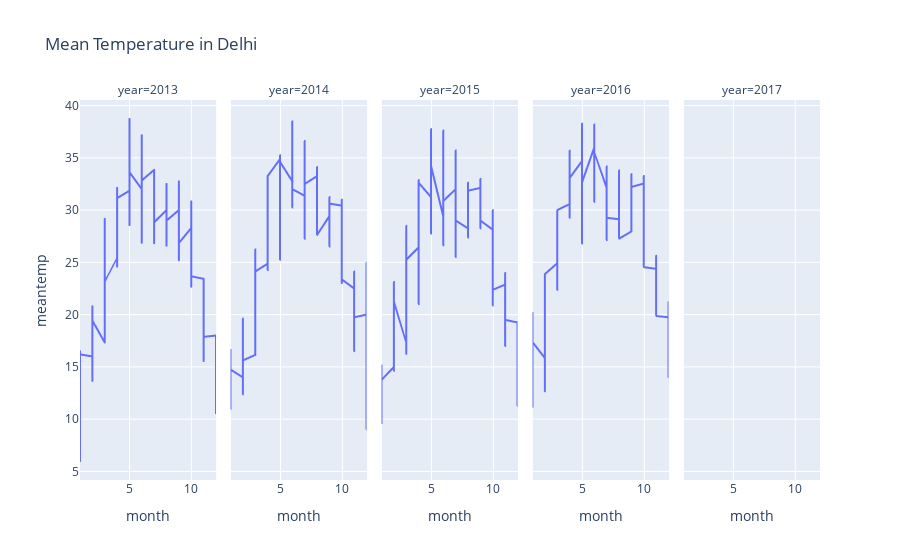

The notebook cell saved with this chart:
### Code cell
# plot the lineplot in plotly express

fig = px.line(data,x='month',y='meantemp',title='Mean Temperature in Delhi',facet_col='year')
fig.show()

### Figure 1 — Plotly figure (JSON) as saved in the notebook; plotly's stock layout.template omitted (floating-point values rounded to 4 significant figures; data arrays with more than 128 entries replaced by an {"elided": "..."} marker saying what was removed)
{"data": [{"hovertemplate": "year=2013<br>month=%{x}<br>meantemp=%{y}<extra></extra>", "legendgroup": "", "line": {"color": "#636efa", "dash": "solid"}, "marker": {"symbol": "circle"}, "mode": "lines", "name": "", "showlegend": false, "type": "scattergl", "x": {"elided": "365 int values"}, "xaxis": "x", "y": {"elided": "365 float values"}, "yaxis": "y"}, {"hovertemplate": "year=2014<br>month=%{x}<br>meantemp=%{y}<extra></extra>", "legendgroup": "", "line": {"color": "#636efa", "dash": "solid"}, "marker": {"symbol": "circle"}, "mode": "lines", "name": "", "showlegend": false, "type": "scattergl", "x": {"elided": "365 int values"}, "xaxis": "x2", "y": {"elided": "365 float values"}, "yaxis": "y2"}, {"hovertemplate": "year=2015<br>month=%{x}<br>meantemp=%{y}<extra></extra>", "legendgroup": "", "line": {"color": "#636efa", "dash": "solid"}, "marker": {"symbol": "circle"}, "mode": "lines", "name": "", "showlegend": false, "type": "scattergl", "x": {"elided": "365 int values"}, "xaxis": "x3", "y": {"elided": "365 float values"}, "yaxis": "y3"}, {"hovertemplate": "year=2016<br>month=%{x}<br>meantemp=%{y}<extra></extra>", "legendgroup": "", "line": {"color": "#636efa", "dash": "solid"}, "marker": {"symbol": "circle"}, "mode": "lines", "name": "", "showlegend": false, "type": "scattergl", "x": {"elided": "366 int values"}, "xaxis": "x4", "y": {"elided": "366 float values"}, "yaxis": "y4"}, {"hovertemplate": "year=2017<br>month=%{x}<br>meantemp=%{y}<extra></extra>", "legendgroup": "", "line": {"color": "#636efa", "dash": "solid"}, "marker": {"symbol": "circle"}, "mode": "lines", "name": "", "showlegend": false, "type": "scattergl", "x": [1], "xaxis": "x5", "y": [10], "yaxis": "y5"}], "layout": {"annotations": [{"font": {}, "showarrow": false, "text": "year=2013", "x": 0.092, "xanchor": "center", "xref": "paper", "y": 1, "yanchor": "bottom", "yref": "paper"}, {"font": {}, "showarrow": false, "text": "year=2014", "x": 0.296, "xanchor": "center", "xref": "paper", "y": 1, "yanchor": "bottom", "yref": "paper"}, {"font": {}, "showarrow": false, "text": "year=2015", "x": 0.5, "xanchor": "center", "xref": "paper", "y": 1, "yanchor": "bottom", "yref": "paper"}, {"font": {}, "showarrow": false, "text": "year=2016", "x": 0.704, "xanchor": "center", "xref": "paper", "y": 1, "yanchor": "bottom", "yref": "paper"}, {"font": {}, "showarrow": false, "text": "year=2017", "x": 0.908, "xanchor": "center", "xref": "paper", "y": 1, "yanchor": "bottom", "yref": "paper"}], "legend": {"tracegroupgap": 0}, "title": {"text": "Mean Temperature in Delhi"}, "xaxis": {"anchor": "y", "domain": [0, 0.184], "title": {"text": "month"}}, "xaxis2": {"anchor": "y2", "domain": [0.204, 0.388], "matches": "x", "title": {"text": "month"}}, "xaxis3": {"anchor": "y3", "domain": [0.408, 0.592], "matches": "x", "title": {"text": "month"}}, "xaxis4": {"anchor": "y4", "domain": [0.612, 0.796], "matches": "x", "title": {"text": "month"}}, "xaxis5": {"anchor": "y5", "domain": [0.816, 1], "matches": "x", "title": {"text": "month"}}, "yaxis": {"anchor": "x", "domain": [0, 1], "title": {"text": "meantemp"}}, "yaxis2": {"anchor": "x2", "domain": [0, 1], "matches": "y", "showticklabels": false}, "yaxis3": {"anchor": "x3", "domain": [0, 1], "matches": "y", "showticklabels": false}, "yaxis4": {"anchor": "x4", "domain": [0, 1], "matches": "y", "showticklabels": false}, "yaxis5": {"anchor": "x5", "domain": [0, 1], "matches": "y", "showticklabels": false}}}
